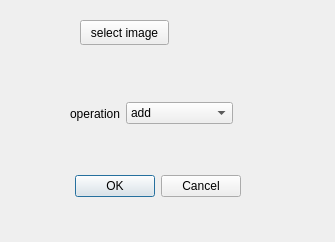
<?xml version="1.0" encoding="UTF-8"?>
<ui version="4.0">
 <class>CompareDialog</class>
 <widget class="QDialog" name="CompareDialog">
  <property name="geometry">
   <rect>
    <x>0</x>
    <y>0</y>
    <width>335</width>
    <height>242</height>
   </rect>
  </property>
  <property name="mouseTracking">
   <bool>false</bool>
  </property>
  <property name="windowTitle">
   <string>Dialog</string>
  </property>
  <widget class="QDialogButtonBox" name="buttonBox">
   <property name="geometry">
    <rect>
     <x>-100</x>
     <y>170</y>
     <width>341</width>
     <height>32</height>
    </rect>
   </property>
   <property name="orientation">
    <enum>Qt::Horizontal</enum>
   </property>
   <property name="standardButtons">
    <set>QDialogButtonBox::Cancel|QDialogButtonBox::Ok</set>
   </property>
  </widget>
  <widget class="QPushButton" name="pushButton">
   <property name="geometry">
    <rect>
     <x>80</x>
     <y>20</y>
     <width>89</width>
     <height>25</height>
    </rect>
   </property>
   <property name="text">
    <string>select image</string>
   </property>
  </widget>
  <widget class="QLabel" name="label">
   <property name="geometry">
    <rect>
     <x>80</x>
     <y>60</y>
     <width>231</width>
     <height>17</height>
    </rect>
   </property>
   <property name="text">
    <string/>
   </property>
  </widget>
  <widget class="QWidget" name="layoutWidget">
   <property name="geometry">
    <rect>
     <x>70</x>
     <y>100</y>
     <width>163</width>
     <height>27</height>
    </rect>
   </property>
   <layout class="QHBoxLayout" name="horizontalLayout">
    <item>
     <widget class="QLabel" name="label_2">
      <property name="text">
       <string>operation</string>
      </property>
     </widget>
    </item>
    <item>
     <widget class="QComboBox" name="comboBox">
      <item>
       <property name="text">
        <string>add</string>
       </property>
      </item>
      <item>
       <property name="text">
        <string>sub</string>
       </property>
      </item>
      <item>
       <property name="text">
        <string>sub2(所选图片作为被减图)</string>
       </property>
      </item>
      <item>
       <property name="text">
        <string>min</string>
       </property>
      </item>
      <item>
       <property name="text">
        <string>max</string>
       </property>
      </item>
      <item>
       <property name="text">
        <string>新建项目</string>
       </property>
      </item>
     </widget>
    </item>
   </layout>
  </widget>
 </widget>
 <resources/>
 <connections>
  <connection>
   <sender>buttonBox</sender>
   <signal>accepted()</signal>
   <receiver>CompareDialog</receiver>
   <slot>accept()</slot>
   <hints>
    <hint type="sourcelabel">
     <x>248</x>
     <y>254</y>
    </hint>
    <hint type="destinationlabel">
     <x>157</x>
     <y>274</y>
    </hint>
   </hints>
  </connection>
  <connection>
   <sender>buttonBox</sender>
   <signal>rejected()</signal>
   <receiver>CompareDialog</receiver>
   <slot>reject()</slot>
   <hints>
    <hint type="sourcelabel">
     <x>316</x>
     <y>260</y>
    </hint>
    <hint type="destinationlabel">
     <x>286</x>
     <y>274</y>
    </hint>
   </hints>
  </connection>
 </connections>
</ui>
